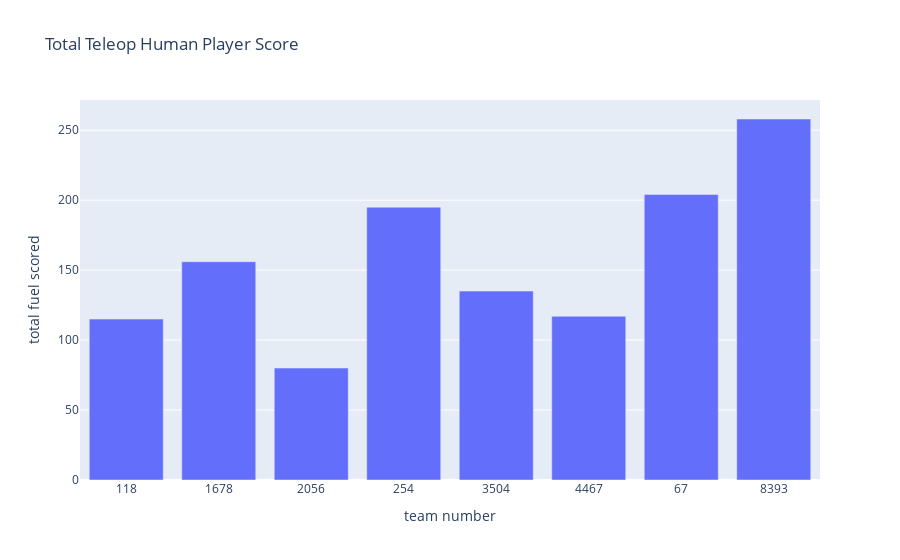

Here is the notebook cell this chart was saved with:
### Code cell
teleop_hp_fuel_df = scouted_data.groupby("Team Number")["Teleop Human Player Score"].sum().reset_index()
fig = px.bar(teleop_hp_fuel_df, x="Team Number", y="Teleop Human Player Score", title="Total Teleop Human Player Score", 
             labels={"Team Number": "team number", "Teleop Human Player Score": "total fuel scored"})
fig.show()

### Figure 1 — Plotly figure (JSON) as saved in the notebook; plotly's stock layout.template omitted (floating-point values rounded to 4 significant figures)
{"data": [{"hovertemplate": "team number=%{x}<br>total fuel scored=%{y}<extra></extra>", "legendgroup": "", "marker": {"color": "#636efa", "pattern": {"shape": ""}}, "name": "", "orientation": "v", "showlegend": false, "textposition": "auto", "type": "bar", "x": ["118", "1678", "2056", "254", "3504", "4467", "67", "8393"], "xaxis": "x", "y": [115, 156, 80, 195, 135, 117, 204, 258], "yaxis": "y"}], "layout": {"barmode": "relative", "legend": {"tracegroupgap": 0}, "title": {"text": "Total Teleop Human Player Score"}, "xaxis": {"anchor": "y", "domain": [0, 1], "title": {"text": "team number"}}, "yaxis": {"anchor": "x", "domain": [0, 1], "title": {"text": "total fuel scored"}}}}
